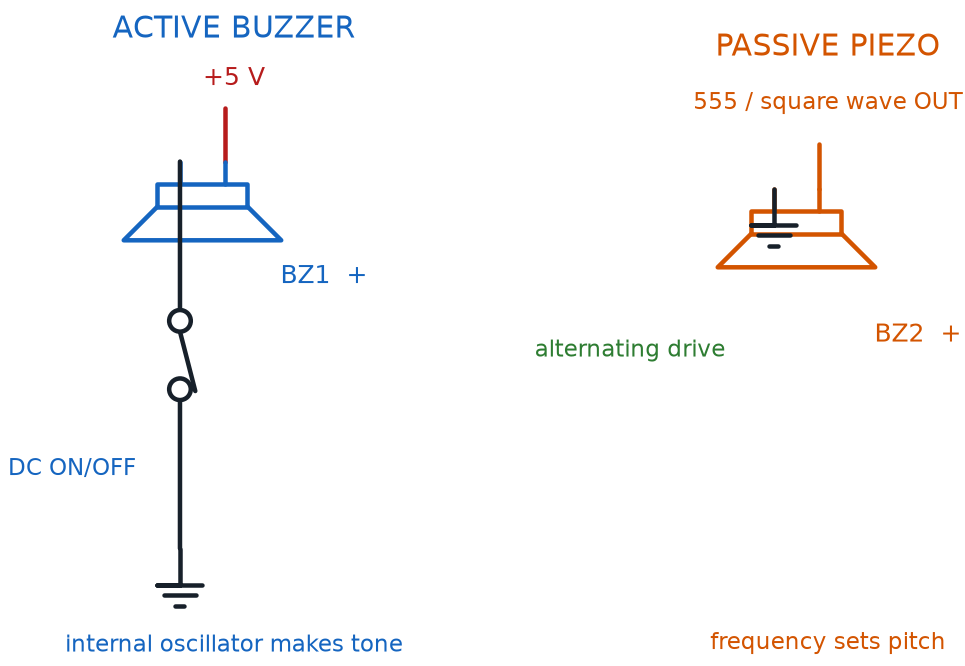

Generate this figure with Python:
#!/usr/bin/env python3
"""Render active and passive buzzer driver circuits.

Prompt:
    Draw side-by-side buzzer circuits with vertical buzzer symbols and straight
    top/bottom connections. ACTIVE BUZZER uses switched DC and produces its
    own tone. PASSIVE PIEZO uses a 555 or square-wave source and requires an
    alternating signal. Mark positive polarity, driver input, ground, and the
    distinction between on/off control and tone frequency. Avoid any diagonal
    wire crossing a symbol.

Topology: active +5V->active buzzer->low-side switch->GND; passive square-wave
OUT->passive piezo->GND.
Assumptions: Both are small low-current devices within the source rating.
"""

from pathlib import Path
import sys

sys.path.insert(0, str(Path(__file__).resolve().parents[3]))
import schemdraw.elements as elm
from docs.schematic_utils import (
    BLUE,
    GREEN,
    INK,
    ORANGE,
    RED,
    drawing,
    ground,
    save_cli,
    text,
    wire,
)


def build_drawing():
    d = drawing()
    text(d, "ACTIVE BUZZER", (3.2, 7.2), color=BLUE, fontsize=12)
    wire(d, (3.2, 6.4), (3.2, 5.8), color=RED)
    text(d, "+5 V", (3.2, 6.85), color=RED)
    bz = d.add(elm.Speaker().down().at((3.2, 5.8)).color(BLUE))
    sw = d.add(elm.Switch(nc=True).down().at(bz.in2).to((bz.in2[0], 1.5)))
    ground(d, sw.end)
    text(d, "BZ1  +", (4.2, 4.65), color=BLUE)
    text(d, "DC ON/OFF", (1.4, 2.5), color=BLUE, fontsize=9)
    text(d, "internal oscillator makes tone", (3.2, 0.55), color=BLUE, fontsize=9)
    text(d, "PASSIVE PIEZO", (9.8, 7.2), color=ORANGE, fontsize=12)
    wire(d, (9.8, 6.0), (9.8, 5.5), color=ORANGE)
    text(d, "555 / square wave OUT", (9.8, 6.55), color=ORANGE, fontsize=9)
    p = d.add(elm.Speaker().down().at((9.8, 5.5)).color(ORANGE))
    ground(d, p.in2)
    text(d, "BZ2  +", (10.8, 4.0), color=ORANGE)
    text(d, "frequency sets pitch", (9.8, 0.55), color=ORANGE, fontsize=9)
    text(d, "alternating drive", (7.6, 3.8), color=GREEN, fontsize=9)
    return d


if __name__ == "__main__":
    save_cli(build_drawing, __doc__)
